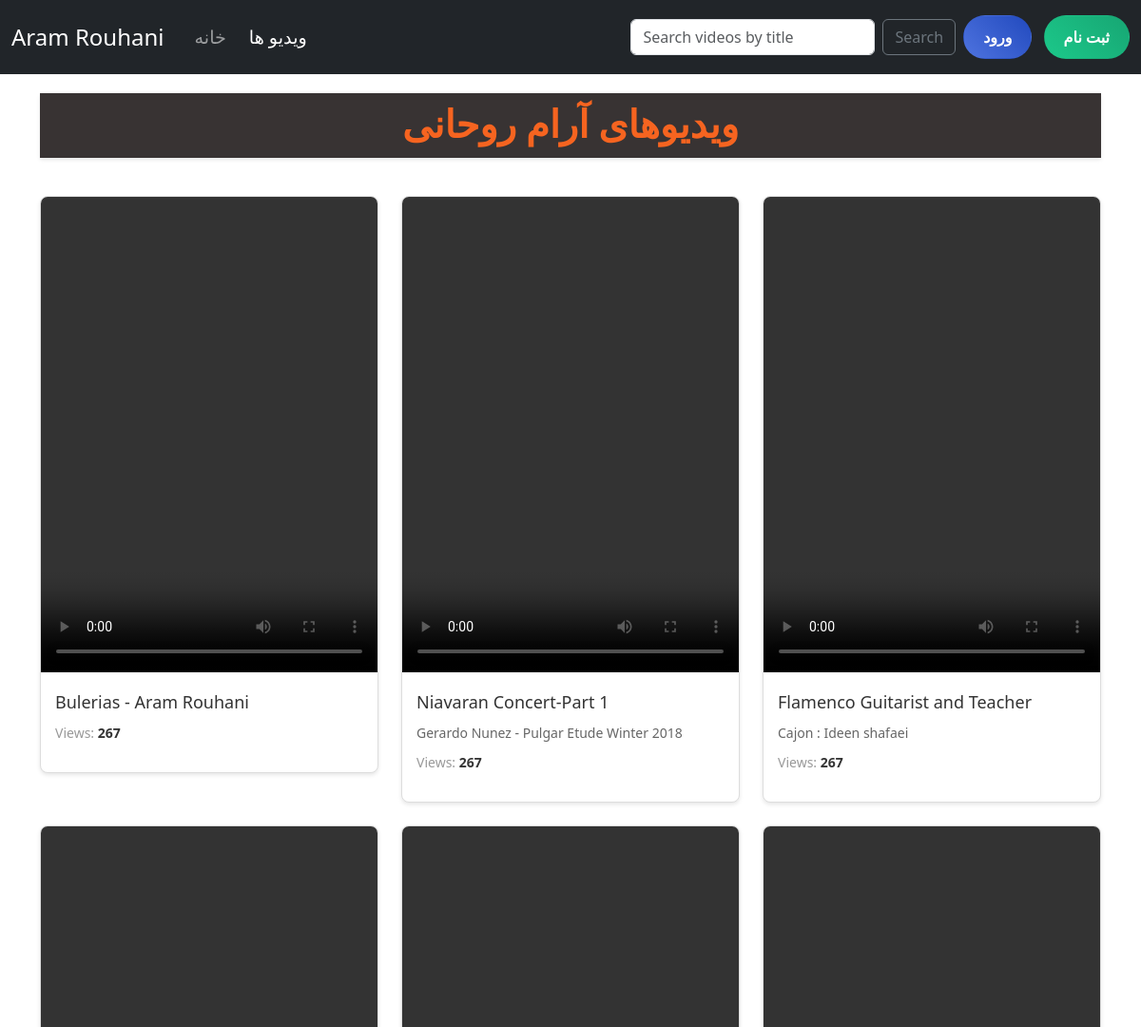
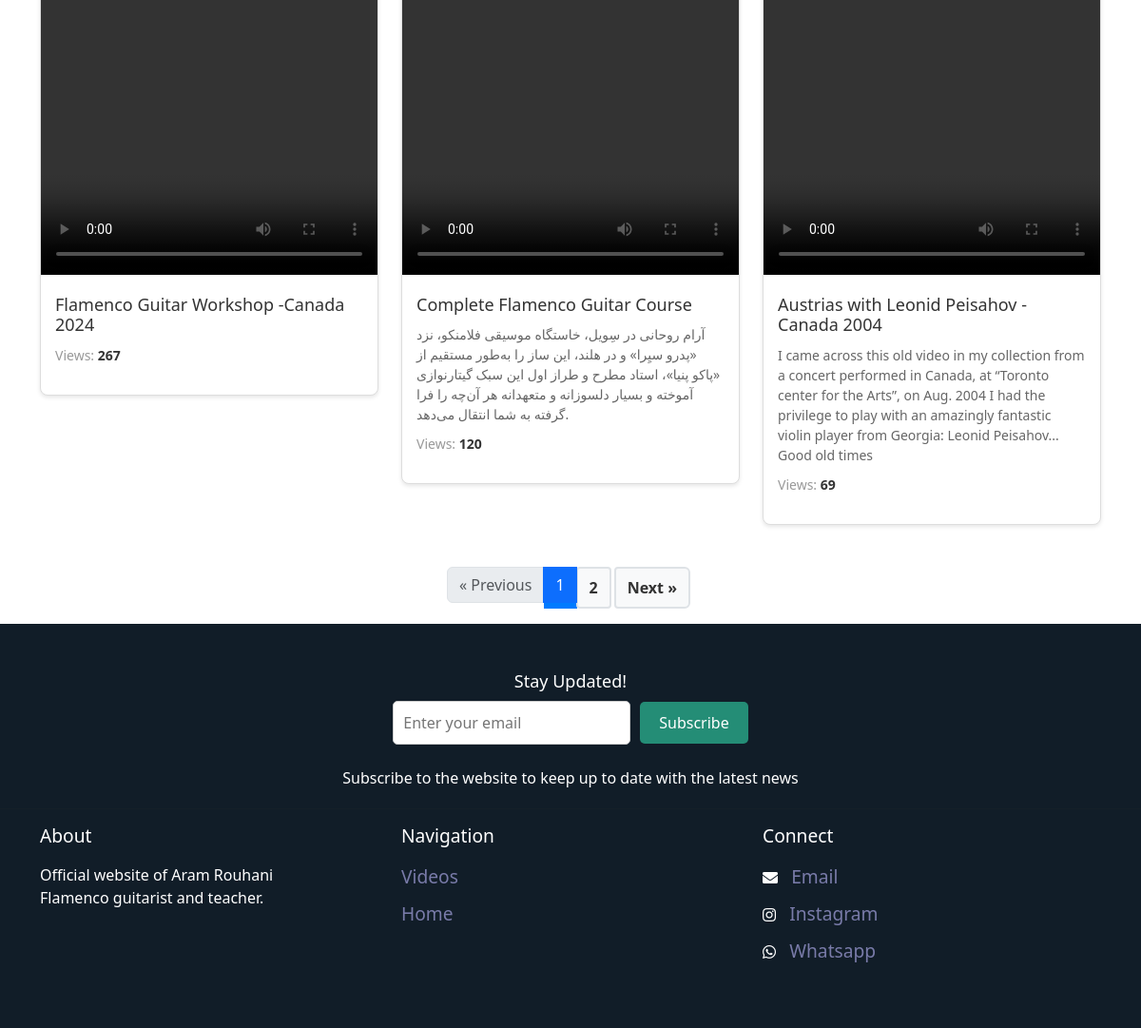
Screenshot of /videos/ with the database file from the repository (2 pictures, top to bottom).
### courses/models.py (models this page shows, shortened)
class video(models.Model):
    title = models.CharField(max_length=255)
    published_date = models.DateTimeField(auto_now_add=True)
    description = models.TextField(null=True,blank=True)
    video = models.FileField(upload_to='videos/')
    tags = TaggableManager()
    views = models.IntegerField(default=0)
    class Meta:
        ordering = ['-published_date']

### courses/views.py (the view)
# urls.py: path('',courses_view,name='videos'),
def courses_view(request):
    videos = video.objects.all().order_by('id')
    for vid in videos:
        vid.views += 1
    video.objects.bulk_update(videos, ['views'])
    p = Paginator(videos,6)
    try:
        page_number = request.GET.get('page')
        videos = p.get_page(page_number)
    except EmptyPage:
        videos = videos.get_page(1)
    except PageNotAnInteger:
        videos = videos.get_page(1)
    context = {"videos": videos}
    return render(request, 'courses/videos.html', context)

### templates/courses/videos.html (shortened to what this page needs)
{% load static %}
<!DOCTYPE html>
<html lang="en">
<head>
    <link rel="stylesheet" href="https://cdnjs.cloudflare.com/ajax/libs/font-awesome/5.15.3/css/all.min.css" />
    <link href="https://cdn.jsdelivr.net/npm/bootstrap@5.3.3/dist/css/bootstrap.min.css" rel="stylesheet"
>
</head>
<body>
    <nav class="navbar navbar-expand-lg navbar-dark bg-dark">
        <div class="container-fluid">
            <a class="navbar-brand me-4" href="{% url 'website:index' %}">Aram Rouhani</a>
            <div class="collapse navbar-collapse" id="navbarText">
                <ul class="navbar-nav me-auto mb-2 mb-lg-0">
                    <li class="nav-item me-lg-2">
                        <a class="nav-link {% if request.path == '/' %}active{% endif %}" aria-current="page"
                            href="{% url 'website:index' %}">خانه</a>
                    </li>
                    <li class="nav-item">
                        <a class="nav-link {% if '/videos/' in request.path %}active{% endif %}"
                            href="{% url 'courses:videos' %}">ویدیو ها</a>
                    </li>
                </ul>
                <form class="d-flex" action="{% url 'courses:search' %}" method="get">
                    <input class="form-control me-2" type="search" placeholder="Search videos by title" name="s" aria-label="Search">
                    <button class="btn btn-outline-secondary" type="submit">Search</button>
                </form>
                <div class="navbar-text">
                    {% if request.user.is_authenticated %}
                    <a href="{% url 'accounts:logout' %}" class="btn btn-logout ms-lg-2">خروج</a>
                    {% else %}
                    <a href="{% url 'accounts:login' %}" class="btn btn-login ms-lg-2">ورود</a>
                    <a href="{% url 'accounts:register' %}" class="btn btn-register ms-lg-2">ثبت نام</a>
                    {% endif %}
                </div>
            </div>
        </div>
    </nav>
    <div class="container">
        <h1 class="page-title">ویدیوهای آرام روحانی</h1>
        <div class="row video-gallery">
            {% for video in videos %}
            <div class="col-md-4 mb-4">
                <div class="video-card">
                    <video width="500" height="500" controls>
                        <source src="/media/{{ video.video }}" type="video/mp4">
                    </video>
                    <div class="video-info">
                        <h2 class="video-title">{{ video.title }}</h2>
                        <p class="video-description">{{ video.description }}</p>
                        <p class="video-views">Views: <span class="view-count">{{ video.views }}</span></p>
                    </div>
                </div>
            </div>
            {% endfor %}
        </div>
    </div>
    <div class="pagination-container">
        <nav aria-label="Page navigation">
            <ul class="pagination">
                {% if videos.has_previous %}
                <li class="page-item"><a href="?page={{ videos.previous_page_number }}" class="page-link">&laquo;
                        Previous</a></li>
                {% else %}
                <li class="page-item disabled pagination-disabled"><span class="page-link">&laquo; Previous</span></li>
                {% endif %}
                {% for num in videos.paginator.page_range %}
                {% if num == videos.number %}
                <li class="page-item active pagination-current"><span class="page-link">{{ num }}</span></li>
                {% else %}
                <li class="page-item"><a href="?page={{ num }}" class="page-link pagination-link">{{ num }}</a></li>
                {% endif %}
                {% endfor %}
                {% if videos.has_next %}
                <li class="page-item"><a href="?page={{ videos.next_page_number }}" class="page-link">Next &raquo;</a>
                </li>
                {% else %}
                <li class="page-item disabled pagination-disabled"><span class="page-link">Next &raquo;</span></li>
                {% endif %}
            </ul>
        </nav>
    </div>
    <footer class="footer">
        <div class="container">
            <div class="footer-subscribe">
                <h3 style="color: #fff;">Stay Updated!</h3>
                <form action="{% url 'website:subscribe' %}" method="post">
                    <input type="email" name="email" placeholder="Enter your email" required>
                    <button type="submit">Subscribe</button>
                </form>
                <p style="padding-top: 2%;">Subscribe to the website to keep up to date with the latest news</p>
            </div>
        </div>
        <hr>
        <div class="container">
            <div class="row">
                <div class="col-md-4">
                    <h5>About</h5>
                    <p style="padding-top: 3%; padding-right:25%">Official website of Aram Rouhani Flamenco guitarist and teacher.</p>
                </div>
                <div class="col-md-4">
                    <h5>Navigation</h5>
                    <ul class="list-unstyled" style="padding-top: 3%;">
                        <li><a href="{% url 'courses:videos' %}">Videos</a></li>
                        <li><a href="{% url 'website:index' %}">Home</a></li>
                    </ul>
                </div>
                <div class="col-md-4">
                    <h5>Connect</h5>
                    <ul class="list-unstyled social-icons" style="padding-top: 3%;">
                        <li>
                            <i class="fas fa-envelope"></i>
                            <a href="mailto:aramrohani@yahoo.com">Email</a>
                        </li>
                        <li>
                            <i class="fab fa-instagram"></i>
                            <a href="https://www.instagram.com/aram_rohani/" target="_blank">Instagram</a>
                        </li>
                        <li>
                            <i class="fab fa-whatsapp"></i>
                            <a href="https://wa.me/989128231807" target="_blank">Whatsapp</a>
                        </li>
                    </ul>
                </div>
            </div>
        </div>
    </footer>
</body>
</html>

### templates/courses/videos.html (style rules this page uses)
.navbar-brand { font-size: 1.5rem; }
.nav-link { font-size: 1.2rem; }
.btn-login, .btn-register, .btn-logout { color: #fff; padding: 10px 20px; border-radius: 30px; font-weight: bold; transition: all 0.3s ease; }
.btn-login { background: linear-gradient(45deg, #4e73df, #224abe); }
.btn-register { background: linear-gradient(45deg, #1cc88a, #17a673); }
.video-gallery { margin-top: 30px; }
.video-card { background-color: #fff; border: 1px solid #ddd; border-radius: 8px; box-shadow: 0 2px 4px rgba(0, 0, 0, 0.1); overflow: hidden; transition: transform 0.3s, box-shadow 0.3s; }
.video-card video { width: 100%; }
.video-info { padding: 15px; }
.video-title { font-size: 18px; margin: 0 0 10px; color: #333; }
.video-description { font-size: 14px; color: #666; margin: 0 0 10px; }
.video-views { font-size: 14px; color: #999; }
.view-count { font-weight: bold; color: #333; }
.page-title { font-size: 2.5rem; color: #f66420; text-align: center; margin-top: 20px; margin-bottom: 40px; font-family: 'IranNastaliq', serif; background-color: #383333; padding: 10px; box-shadow: 0px 2px 4px rgba(0,0,0,0.1); font-weight: bold; }
.footer { background-color: #111d28; padding: 50px 0; }
.footer h5 { color: #ffffff; font-size: larger; }
.footer p { color: #ffffff; }
.footer ul { padding: 0; list-style: none; }
.footer ul li { margin-bottom: 10px; }
.footer ul li a { color: #797ba9; text-decoration: none; font-size: larger; }
.footer-subscribe { text-align: center; margin-bottom: 20px; }
.footer-subscribe h3 { font-size: 18px; margin-bottom: 10px; }
.footer-subscribe form { display: flex; justify-content: center; align-items: center; }
.footer-subscribe input[type="email"] { width: 250px; padding: 10px; border: 1px solid #ccc; border-radius: 5px; margin-right: 10px; }
.footer-subscribe button { padding: 10px 20px; background-color: #248d76; color: #fff; border: none; border-radius: 5px; cursor: pointer; }
.social-icons i { color: #ffffff; margin-right: 10px; transition: color 0.3s; }
.pagination { display: flex; justify-content: center; margin-top: 20px; }
.pagination a { color: #333; padding: 8px 12px; text-decoration: none; border-radius: 4px; margin: 0 4px; transition: all 0.3s ease; background-color: #f8f9fa; border: 2px solid #dee2e6; font-weight: bold; display: inline-block; }
.pagination .active { background-color: #007bff; color: #fff; border-color: #007bff; }

### rows the page displays
video: title "Bulerias - Aram Rouhani", views "267"
video: title "Niavaran Concert-Part 1", description "Gerardo Nunez - Pulgar Etude Winter 2018", views "267"
video: title "Flamenco Guitarist and Teacher", description "Cajon : Ideen shafaei", views "267"
video: title "Flamenco Guitar Workshop -Canada 2024", views "267"
video: title "Complete Flamenco Guitar Course", description "آرام روحانی در سِویل، خاستگاه موسیقی فلامنکو، نزد «پدرو سیِرا» و در هلند، این ساز را به‌طور مستقیم از «پاکو پنیا»، استاد مطرح و طراز اول این سبک گیتارنوازی آموخته و بسیار دلسوزانه و متعهدانه هر آن‌چه را فرا گرفته به شما انتقال می‌دهد.", views "120"
video: title "Austrias with Leonid Peisahov - Canada 2004", description "I came across this old video in my collection from a concert performed in Canada, at “Toronto center for the Arts”, on Aug. 2004 I had the privilege to play with an amazingly fantastic violin player from Georgia: Leonid Peisahov... Good old times", views "69"

### other values shown
{{ num }} "1"
{{ num }} "2"
